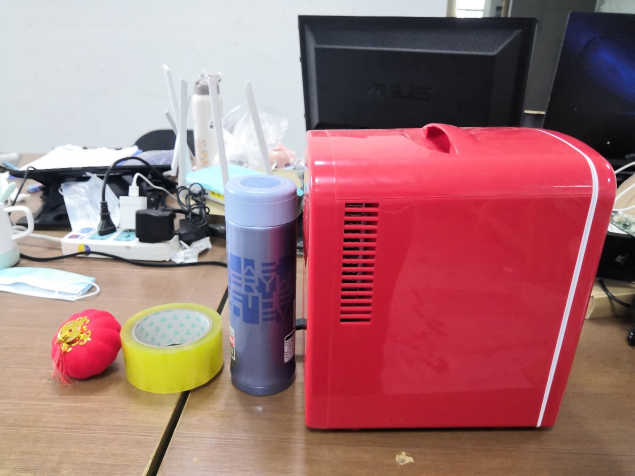
//> input picture opencv test/pictures/物体.jpg, 1269 x 952 px (shown at 1/2 size)
$ ./3   (built with g++ and OpenCV 4)
//> lines starting //> are read from the running program, lines starting //| are printed output that depends on the picture; after the words box and inside, x2 and y2 are one past the last pixel; in counts of white or black regions, pixels touching at a corner belong together
#include <opencv2/opencv.hpp>
#include <iostream>

using namespace std;
using namespace cv;

template<class T>
T max(vector<T> v) {
    T max = v[0];
    auto first = v.begin();
    auto end = v.end();
    while (first != end) {
        if (max < *first)
            max = *first;
        ++first;
    }
    return max;
}

template<class T>
int searchMember(vector<T> v, T member) {
    int index = 0;
    for (; index < v.size(); ++index) {
        if (member == v[index])
            break;
        if (index == v.size() - 1)
            index = -1;
    }
    return index;
}

class Color {
    const cv::Scalar infColorBGR;
    const cv::Scalar supColorBGR;
    const cv::Scalar drawColorBGR;
    const String text1;
    const String text2;
public:
    vector<Rect> Rectangle;
    Color(cv::Scalar inf, cv::Scalar sup, cv::Scalar draw,String s1,String s2):infColorBGR(inf),supColorBGR(sup),drawColorBGR(draw),text1(s1),text2(s2) {  }
    ~Color() {  }
    void ColorScanf(Mat& src, Mat& img,Mat& task1,Mat& task2);
};
Color Color_Yellow(Scalar(24, 43, 46), Scalar(36, 255, 255), Scalar(0, 255, 255), String("yellow"), String("yellow_max"));
Color Color_Red(Scalar(162, 43, 46), Scalar(180, 255, 255), Scalar(0, 0, 255), String("red"), String("red_max"));
Color Color_Blue(Scalar(80, 45, 46), Scalar(153, 255, 255), Scalar(255, 0, 0), String("blue"), String("blue_max"));

void Color::ColorScanf(Mat& src, Mat& img, Mat& task1, Mat& task2) {
    vector<vector<Point>> contours;
    vector<Vec4i> hierarchy;
    vector<Point> approx;
    vector<double> maxArea;
    Mat color;
    maxArea.clear();

    inRange(src, infColorBGR, supColorBGR, color); // 颜色阈值筛选
    Mat rectKernel = getStructuringElement(MORPH_RECT, Size(5, 5), Point(-1, -1));
    morphologyEx(color, color, MORPH_OPEN, rectKernel); // 开操作
    findContours(color, contours, hierarchy, RETR_EXTERNAL, CHAIN_APPROX_NONE);

    for (int i = 0; i < contours.size(); ++i) {
        approxPolyDP(contours[i], approx, 0.05 * arcLength(contours[i], true), true);
        Rect rRect = boundingRect(contours[i]);
        if (contourArea(approx) > 3000) { // 面积筛选
            Mat mean_select = (Mat)mean(img(rRect));
            if (mean_select.at<double>(0) + mean_select.at<double>(1) + mean_select.at<double>(2) < 150)
                continue; // 排除黑色干扰
            maxArea.push_back(contourArea(approx));
            rectangle(task1, Point(rRect.x - 5, rRect.y - 5), Point(rRect.x + rRect.width + 5, rRect.y + rRect.height + 5),
                drawColorBGR, 5, LINE_4, 0);
            Rectangle.push_back(rRect);
            putText(task1, text1, Point(rRect.x + 15, rRect.y - 15), FONT_HERSHEY_COMPLEX_SMALL, 2.1, drawColorBGR, 2, LINE_AA);
        }
    }
    // 挑选最大面积
    int index = searchMember(maxArea, max(maxArea));
    rectangle(task2, Point(Rectangle[index].x - 5, Rectangle[index].y - 5),
        Point(Rectangle[index].x + Rectangle[index].width + 5, Rectangle[index].y + Rectangle[index].height + 5),
        drawColorBGR, 5, LINE_4, 0);
    putText(task2, text2, Point(Rectangle[index].x - 2, Rectangle[index].y - 15),
        FONT_HERSHEY_COMPLEX_SMALL, 1.6, drawColorBGR, 2, LINE_AA);
}

int main(int argc, char* argv[]) {
    Mat img = imread("C:/Users/19398/Desktop/pictures/物体.jpg");
//> img is the input picture: 952 rows x 1269 cols, CV_8UC3; mean B, G, R 116.6, 114.1, 162.2
    if (img.empty()) {
        cout << "could not load image...." << endl;
        return -1;
    }

    //namedWindow("物体", WINDOW_FREERATIO);
    //namedWindow("阶段1", WINDOW_FREERATIO);
    //namedWindow("阶段2", WINDOW_FREERATIO);

    imshow("物体", img);

    Mat hsv, task1 = img.clone(), task2 = img.clone();
    cvtColor(img, hsv, COLOR_BGR2HSV);
//> hsv: 952 rows x 1269 cols, CV_8UC3; mean H, S, V 102.8, 97.3, 168.4

    Color_Red.ColorScanf(hsv, img, task1, task2);
//> in ColorScanf, `inRange(src, infColorBGR, supColorBGR, color);`:
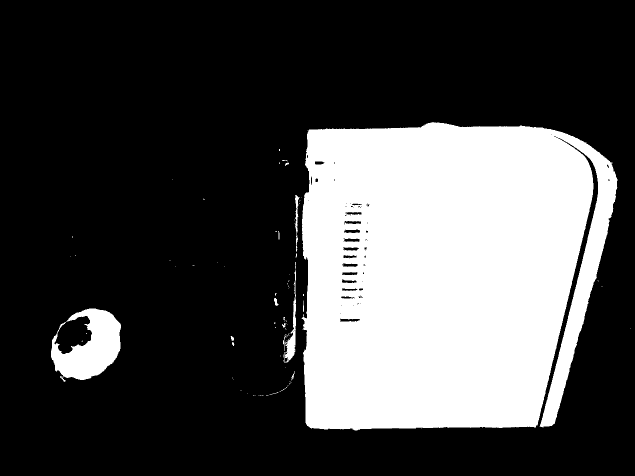
//> color: 952 rows x 1269 cols, CV_8UC1 (shown at 1/2 size); 28.8% white; 92 white regions (78 under 20 px), largest, box (x1, y1, x2, y2) and area: (603, 244, 1235, 861) 333863, (102, 617, 242, 760) 11795, (567, 540, 592, 726) 1248
//> in ColorScanf, `morphologyEx(color, color, MORPH_OPEN, rectKernel);`:
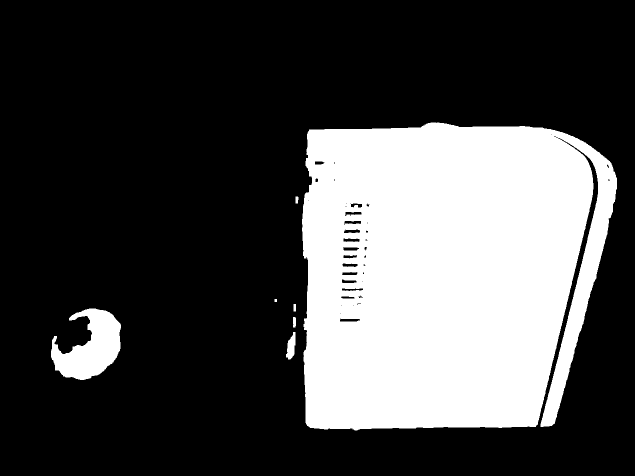
//> color: 952 rows x 1269 cols, CV_8UC1 (shown at 1/2 size); 28.6% white; 7 white regions
//> in ColorScanf, `findContours(color, contours, hierarchy, RETR_EXTERNAL, CHAIN_APPROX_N..`: contours = 7 contours; box (x1, y1, x2, y2) and area: (604, 245, 1234, 861) 333845, (102, 617, 242, 760) 11340, (572, 664, 591, 719) 601, (586, 634, 592, 655) 95, (591, 393, 597, 407) 58, (587, 608, 592, 623) 56, (549, 598, 554, 604) 20
//> the loop in ColorScanf, `for (int i = 0; i < contours.size(); ++i)` made 7 passes
//> (rRect, mean_select) on passes 3, 7: (Rect(102, 617, 140, 143), [92.42, 90.2, 210.3, 0]), (Rect(604, 245, 630, 616), [72.91, 55.75, 186.4, 0])
//> rRect on passes 1, 2, 4, 5, 6: Rect(572, 664, 19, 55), Rect(586, 634, 6, 21), Rect(587, 608, 5, 15), Rect(549, 598, 5, 6), Rect(591, 393, 6, 14)
//> pass 3, in ColorScanf, `putText(task1, text1, Point(rRect.x + 15, rRect.y - 15), FONT_HERSHEY_..`:
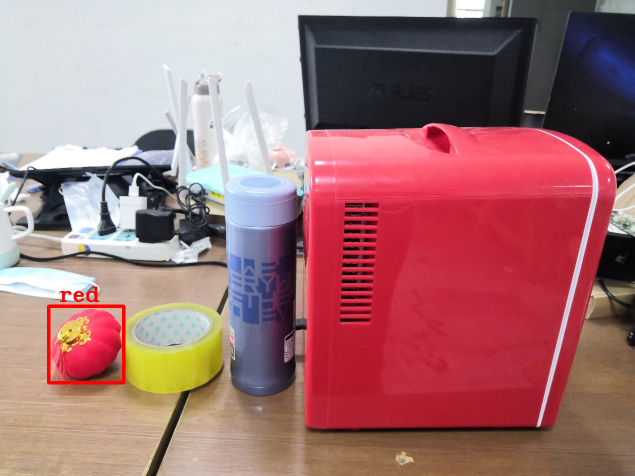
//> task1: 952 rows x 1269 cols, CV_8UC3 (shown at 1/2 size); 0.45% of pixels changed, all inside (x1, y1, x2, y2) = (94, 573, 251, 769)
//> after the loop in ColorScanf, `for (int i = 0; i < contours.size(); ++i)`:
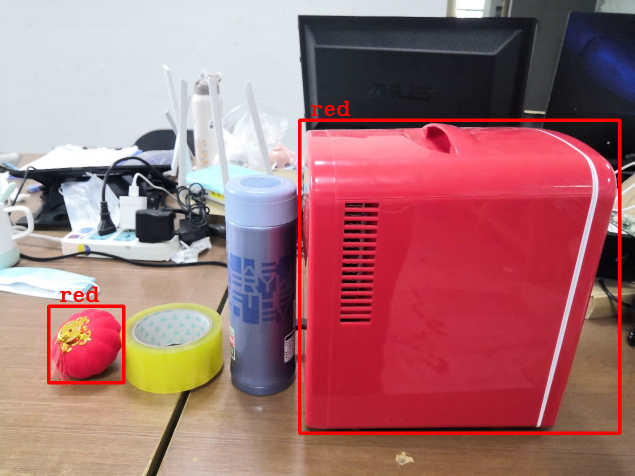
//> task1: 952 rows x 1269 cols, CV_8UC3 (shown at 1/2 size); 1.56% of pixels changed, all inside (x1, y1, x2, y2) = (596, 201, 1243, 870)
//> after the loop in ColorScanf, `for (int i = 0; i < contours.size(); ++i)`: approx = 6 Points (x, y): [1219, 322], [618, 259], [614, 851], [1071, 853], [1118, 275], [1108, 847]
//> in max, `T max = v[0];`: max = 8196
//> the loop in max, `while (first != end)` made 2 passes
//> max on pass 2: 298331
//> after the loop in max, `while (first != end)`: max = 298331
//> the loop in searchMember, `for (; index < v.size(); ++index)` made 2 passes
//> after the loop in searchMember, `for (; index < v.size(); ++index)`: index = 1
    Color_Blue.ColorScanf(hsv, img, task1, task2);
//> in ColorScanf (call 2), `inRange(src, infColorBGR, supColorBGR, color);`:
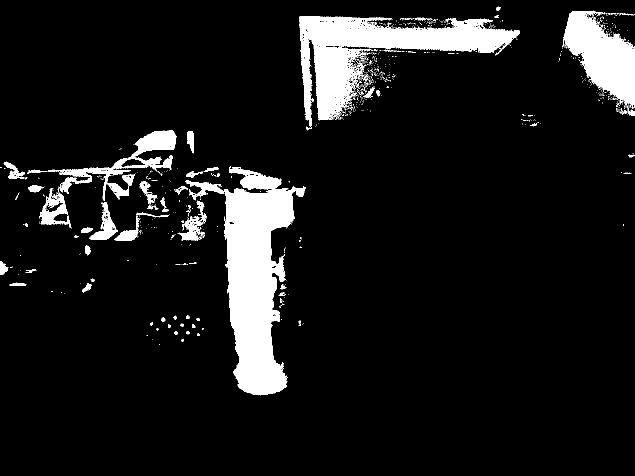
//> color: 952 rows x 1269 cols, CV_8UC1 (shown at 1/2 size); 9.1% white; 1062 white regions (995 under 20 px), largest, box (x1, y1, x2, y2) and area: (371, 333, 612, 791) 42941, (598, 32, 1040, 261) 31715, (1126, 21, 1269, 222) 14874
//> in ColorScanf (call 2), `findContours(color, contours, hierarchy, RETR_EXTERNAL, CHAIN_APPROX_N..`: contours = 73 contours, 14 with area under 20; largest, box (x1, y1, x2, y2) and area: (449, 350, 590, 789) 39900, (604, 32, 1039, 236) 23539, (1128, 23, 1269, 210) 13433, (263, 261, 352, 318) 2646, (181, 437, 232, 480) 893
//> the loop in ColorScanf (call 2), `for (int i = 0; i < contours.size(); ++i)` made 73 passes
//> (approx, rRect, mean_select) on pass 37: (3 Points (x, y): [502, 350], [535, 788], [589, 375], Rect(449, 350, 141, 439), [140.3, 110.8, 113.3, 0])
//> (rRect, mean_select) on passes 70, 72: (Rect(604, 32, 435, 204), [49.17, 41.7, 39.4, 0]), (Rect(1128, 23, 141, 187), [61.61, 34.93, 31.55, 0])
//> after the loop in ColorScanf (call 2), `for (int i = 0; i < contours.size(); ++i)`: task1: 952 rows x 1269 cols, CV_8UC3; 0.82% of pixels changed, all inside (x1, y1, x2, y2) = (441, 306, 599, 798)
//> after the loop in ColorScanf (call 2), `for (int i = 0; i < contours.size(); ++i)`: approx = 4 Points (x, y): [993, 16], [993, 20], [997, 20], [997, 16]
//> the loop in max (call 2), `while (first != end)` made 1 pass
//> the loop in searchMember (call 2), `for (; index < v.size(); ++index)` made 1 pass
//> in ColorScanf (call 2), `int index = searchMember(maxArea, max(maxArea));`: index = 0
//> in ColorScanf (call 2), `rectangle(task2, Point(Rectangle[index].x - 5, Rectangle[index].y - 5)..`: task2: 952 rows x 1269 cols, CV_8UC3; mean H, S, V 116.5, 112, 163.7
//> in ColorScanf (call 2), `putText(task2, text2, Point(Rectangle[index].x - 2, Rectangle[index].y..`: task2: 952 rows x 1269 cols, CV_8UC3; mean H, S, V 116.6, 111.7, 163.3
    Color_Yellow.ColorScanf(hsv, img, task1, task2);
//> in ColorScanf (call 3), `morphologyEx(color, color, MORPH_OPEN, rectKernel);`:
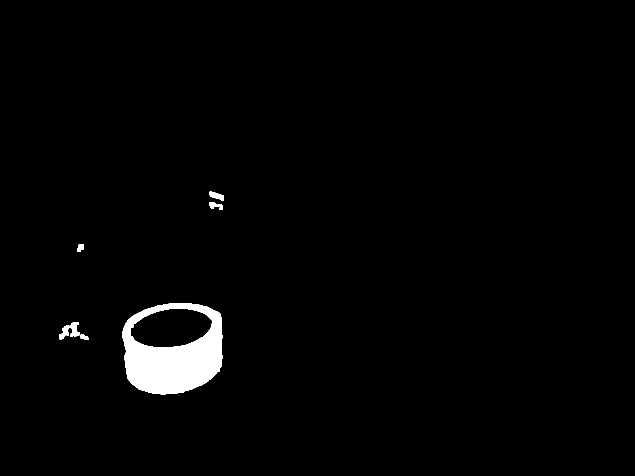
//> color: 952 rows x 1269 cols, CV_8UC1 (shown at 1/2 size); 1.9% white; 7 white regions
//> in ColorScanf (call 3), `findContours(color, contours, hierarchy, RETR_EXTERNAL, CHAIN_APPROX_N..`: contours = 7 contours; box (x1, y1, x2, y2) and area: (244, 606, 445, 789) 30706, (139, 644, 159, 673) 334, (419, 383, 448, 401) 278, (119, 651, 138, 679) 264, (419, 404, 446, 420) 208, (155, 488, 168, 504) 140, (161, 669, 177, 680) 102
//> the loop in ColorScanf (call 3), `for (int i = 0; i < contours.size(); ++i)` made 7 passes
//> (rRect, mean_select) on pass 4: (Rect(244, 606, 201, 183), [104, 186.2, 189.5, 0])
//> rRect on passes 1, 2, 3, 5, 6, 7: Rect(161, 669, 16, 11), Rect(119, 651, 19, 28), Rect(139, 644, 20, 29), Rect(155, 488, 13, 16), Rect(419, 404, 27, 16), Rect(419, 383, 29, 18)
//> after the loop in ColorScanf (call 3), `for (int i = 0; i < contours.size(); ++i)`: task1: 952 rows x 1269 cols, CV_8UC3; mean H, S, V 115.2, 111.8, 164.1
//> in ColorScanf (call 3), `rectangle(task2, Point(Rectangle[index].x - 5, Rectangle[index].y - 5)..`: task2: 952 rows x 1269 cols, CV_8UC3; mean H, S, V 116, 112.3, 163.7
//> in ColorScanf (call 3), `putText(task2, text2, Point(Rectangle[index].x - 2, Rectangle[index].y..`: task2: 952 rows x 1269 cols, CV_8UC3; mean H, S, V 115.7, 112.4, 163.9

    imshow("阶段1", task1);
    imshow("阶段2", task2);
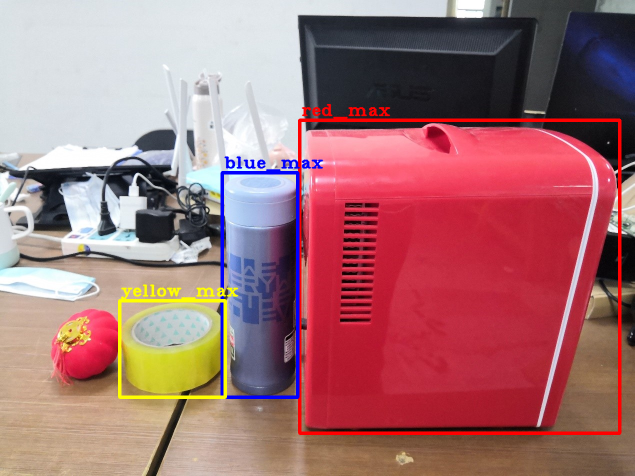
//> window '阶段2': 952 rows x 1269 cols, CV_8UC3 (shown at 1/2 size); mean B, G, R 115.7, 112.4, 163.9

    waitKey(0);
    destroyAllWindows();
    return 0;
}
